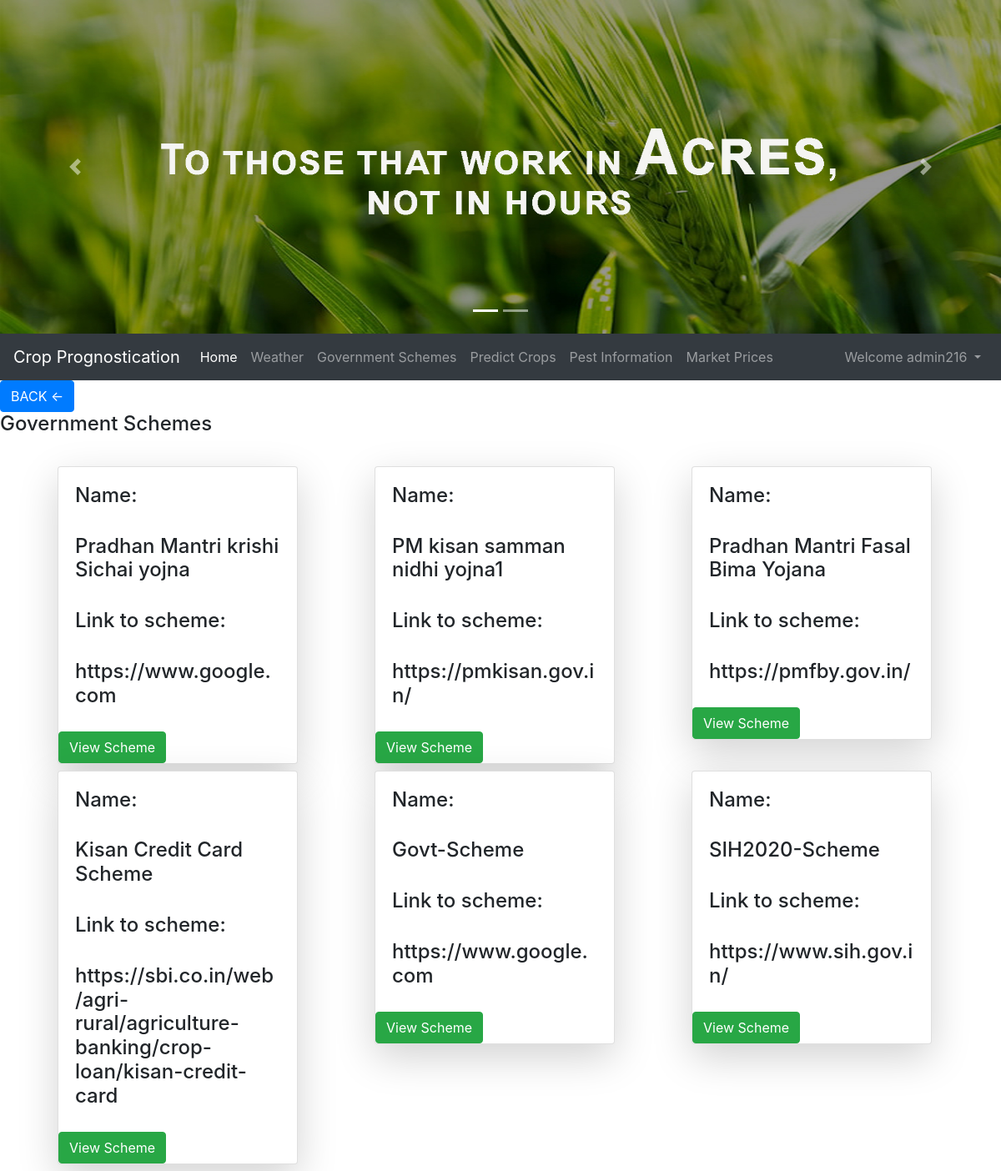
The page /govtschemes (signed in) on the database its author committed.
### accounts/models.py (models this page shows, shortened)
class LoanSchemeForFarmers(models.Model):
    loan_id=models.AutoField
    info=models.TextField()
    scheme_name=models.CharField(max_length=200)

### accounts/views.py (the view)
# urls.py: path('govtschemes', views.govtschemes,name='govtschemes'),
def govtschemes(request):
    l=LoanSchemeForFarmers.objects.values('scheme_name','info')
    lis=[]
    for i in l:
        lis.append(i)
    dic={'dic':lis}
    print(dic)
    return render(request,'accounts/govschemes.html',dic)

### accounts/templates/accounts/govschemes.html (shortened to what this page needs)
{% extends 'accounts/FarmerPage.html' %}
{% block body %}
{% if dic %}
    <a href="predictMPG"><button class="btn btn-primary cart">BACK <-</button></a>
	<h4 class="card-title">Government Schemes</h4>
	<br>
         <div class="container">
             <div class="row ">
              {% for i in dic %}
                     <div class="col-sm-4">
                         <div class="card shadow-lg mb-2 bg-white rounded ml-4" style="width: 18rem;">
                             <div class="card-body">
                                 <h4>Name: </h4>
                                 <br>
                                 <h4>{{i.scheme_name}}</h4>
                                 <br>
                                 <h4>Link to scheme:</h4>
                                 <br>
                                 <h4>{{i.info}}</h4>
                             </div>
                             <form action="/schemepmkisan" method="post">
                                 <button type="submit" value="submit" class="btn btn-success scart">View Scheme</button>
                             </form>
                       </div>
                    </div>
               {% endfor %}
         </div>
    </div>
	{% endif %}
{% endblock %}

### accounts/templates/accounts/FarmerPage.html (shortened to what this page needs)
<!doctype html>
<html lang="en">
  <head>
    <link rel="stylesheet" href="https://stackpath.bootstrapcdn.com/bootstrap/4.5.0/css/bootstrap.min.css">
  </head>
  <body>
         <div id="carouselExampleIndicators" class="carousel slide" data-ride="carousel">
  <ol class="carousel-indicators">
    <li data-target="#carouselExampleIndicators" data-slide-to="0" class="active"></li>
    <li data-target="#carouselExampleIndicators" data-slide-to="2"></li>
  </ol>
  <div class="carousel-inner">
    {% load static %}
    <div class="carousel-item active">
      <img src="/media/homepage/farmer1.jpg" alt="..."   height="400" class="d-block w-100">
    </div>
  </div>
  <a class="carousel-control-prev" href="#carouselExampleIndicators" role="button" data-slide="prev">
    <span class="carousel-control-prev-icon" aria-hidden="true"></span>
  </a>
  <a class="carousel-control-next" href="#carouselExampleIndicators" role="button" data-slide="next">
    <span class="carousel-control-next-icon" aria-hidden="true"></span>
  </a>
</div>
    <nav class="navbar navbar-expand-lg navbar-dark bg-dark">
  <a class="navbar-brand" href="#">Crop Prognostication</a>
  <div class="collapse navbar-collapse" id="navbarSupportedContent">
    <ul class="navbar-nav mr-auto">
      <li class="nav-item active">
        <a class="nav-link" href="/Farmer">Home <span class="sr-only">(current)</span></a>
      </li>
        <li class="nav-item">
        <a class="nav-link" href="/Weather">Weather</a>
      </li>
         <li class="nav-item">
        <a class="nav-link" href="/govtschemes">Government Schemes</a>
      </li>
         <li class="nav-item">
        <a class="nav-link" href="/predictMPG">Predict Crops</a>
      </li>
       <li class="nav-item">
        <a class="nav-link" href="/pestinformation">Pest Information</a>
      </li>
      <li class="nav-item">
        <a class="nav-link" href="/marketforuser">Market Prices</a>
      </li>
    </ul>
       {% if user.is_authenticated %}
         <ul class="navbar-nav">
      <li class="nav-item dropdown">
        <a class="nav-link dropdown-toggle" href="#" id="navbarDropdown" role="button" data-toggle="dropdown" aria-haspopup="true" aria-expanded="false">
          Welcome {{request.user}}
        </a>
      </li>
      </ul>
    {% endif %}
  </div>
</nav>
    {% block body %} {% endblock %}
  </body>
</html>

### rows shown on the page
LoanSchemeForFarmers: scheme_name "Pradhan Mantri krishi Sichai yojna", info "https://www.google.com"
LoanSchemeForFarmers: scheme_name "PM kisan samman nidhi yojna1", info "https://pmkisan.gov.in/"
LoanSchemeForFarmers: scheme_name "Pradhan Mantri Fasal Bima Yojana", info "https://pmfby.gov.in/"
LoanSchemeForFarmers: scheme_name "Kisan Credit Card Scheme", info "https://sbi.co.in/web/agri-rural/agriculture-banking/crop-loan/kisan-credit-card"
LoanSchemeForFarmers: scheme_name "Govt-Scheme", info "https://www.google.com"
LoanSchemeForFarmers: scheme_name "SIH2020-Scheme", info "https://www.sih.gov.in/"

### other values the page prints
{{ request.user }} "admin216"
